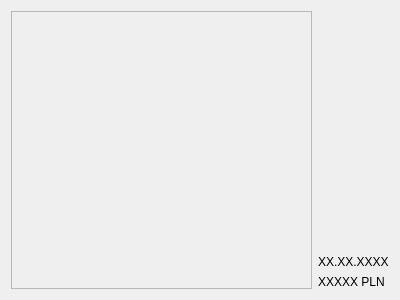
<?xml version="1.0" encoding="UTF-8"?>
<ui version="4.0">
 <class>OrderHistoryDetailsWindow</class>
 <widget class="QDialog" name="OrderHistoryDetailsWindow">
  <property name="geometry">
   <rect>
    <x>0</x>
    <y>0</y>
    <width>400</width>
    <height>300</height>
   </rect>
  </property>
  <property name="windowTitle">
   <string>Dialog</string>
  </property>
  <layout class="QHBoxLayout" name="horizontalLayout">
   <item>
    <widget class="QScrollArea" name="saDevices">
     <property name="widgetResizable">
      <bool>true</bool>
     </property>
     <widget class="QWidget" name="scrollAreaWidgetContents">
      <property name="geometry">
       <rect>
        <x>0</x>
        <y>0</y>
        <width>316</width>
        <height>280</height>
       </rect>
      </property>
      <widget class="QWidget" name="verticalLayoutWidget_2">
       <property name="geometry">
        <rect>
         <x>30</x>
         <y>90</y>
         <width>160</width>
         <height>80</height>
        </rect>
       </property>
       <layout class="QVBoxLayout" name="vlDevices"/>
      </widget>
     </widget>
    </widget>
   </item>
   <item>
    <layout class="QVBoxLayout" name="verticalLayout_2">
     <item>
      <spacer name="verticalSpacer">
       <property name="orientation">
        <enum>Qt::Vertical</enum>
       </property>
       <property name="sizeHint" stdset="0">
        <size>
         <width>20</width>
         <height>40</height>
        </size>
       </property>
      </spacer>
     </item>
     <item>
      <widget class="QLabel" name="label_2">
       <property name="text">
        <string>XX.XX.XXXX</string>
       </property>
      </widget>
     </item>
     <item>
      <widget class="QLabel" name="lbTotalCost">
       <property name="text">
        <string>XXXXX PLN</string>
       </property>
      </widget>
     </item>
    </layout>
   </item>
  </layout>
 </widget>
 <resources/>
 <connections/>
</ui>
